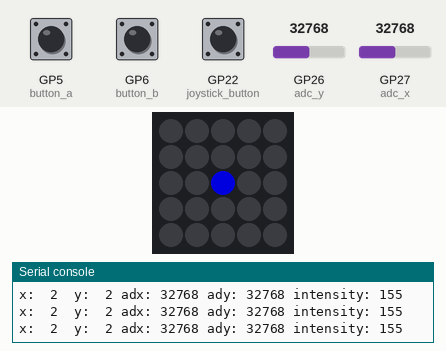
Simulated run of this program. Board: Raspberry Pi Pico running MicroPython. Shown: 5×5 RGB LED matrix, the last lines printed to the serial console. The inputs (shaded band) are chosen by the test bench; at power-on: GP22 (joystick_button) HIGH, GP5 (button_a) HIGH, GP6 (button_b) HIGH, GP26 (adc_y) = 32768, GP27 (adc_x) = 32768 (analog values on the 0–65535 scale). Dim RGB values are drawn brighter than linear; the 25 LEDs are laid out as on the BitDogLab board (LED 0 bottom right, every second row reversed).

Above: at 1.2 s.
1.3 s: GP22 (joystick_button) pulled LOW for 0.15 s
2.9 s: GP22 (joystick_button) pulled LOW for 1 s
5.4 s: GP5 (button_a) pulled LOW for 1 s
7.9 s: GP6 (button_b) pulled LOW for 3.2 s
12.6 s: GP26 (adc_y) set to 40655
At 13.9 s:
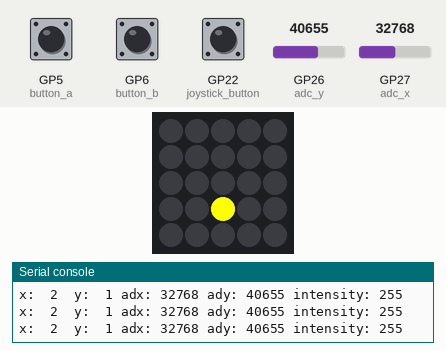
14.2 s: GP27 (adc_x) set to 40655
At 15.5 s:
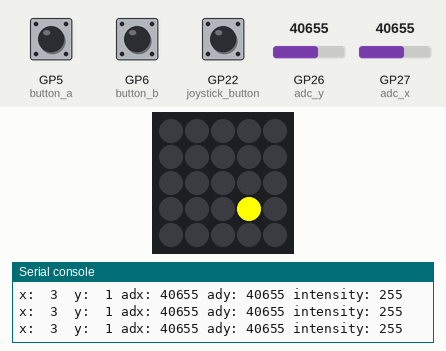
Timing chart, 0 to 16.7 s (numbered marks = the images above; inputs shaded):
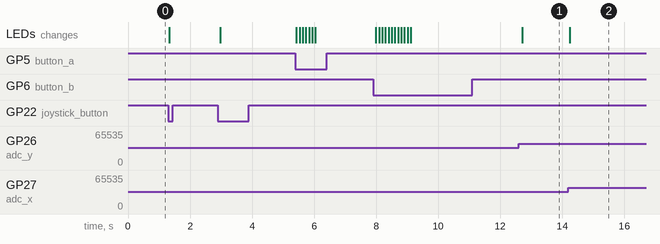

Measured:
- after the input at 12.6 s, the LEDs: change after 0.10 s (image 1)
- after the input at 14.2 s, the LEDs: change at once (image 2)

The program:

joystick_V2A_com_fun__o_bot_o.py
```python
from machine import Pin, ADC
import neopixel
import time

# Inicializa o display
chain = neopixel.NeoPixel(Pin(7), 25)

# Inicializa o joystick
adc_x = ADC(Pin(27))
adc_y = ADC(Pin(26))
button_a = Pin(5, Pin.IN, Pin.PULL_UP)
button_b = Pin(6, Pin.IN, Pin.PULL_UP)
joystick_button = Pin(22, Pin.IN, Pin.PULL_UP)

# Define a posição inicial (no centro do display)
x = 2
y = 2

# Define um limiar para determinar uma "grande" mudança
threshold = 50

# Armazena o último valor ADC de x e y
last_adc_value_x = adc_x.read_u16()
last_adc_value_y = adc_y.read_u16()

# Define as cores para os LEDs
COLOR_BLUE = (0, 0, 255)
COLOR_RED = (255, 0, 0)
COLOR_YELLOW = (255, 255, 0)

# Define a cor atual do LED
current_color = COLOR_BLUE

# Define a intensidade inicial dos LEDs
intensity = 155

# Define os valores mínimo e máximo para a intensidade
intensity_min = 20
intensity_max = 255

# Define o estado atual dos botões A, B e do joystick
button_a_state = 1
button_b_state = 1
joystick_button_state = 1

# Define o estado atual do botão do joystick (para mudança de cor)
joystick_button_pressed = False

while True:
    # Lê a posição do joystick
    adc_value_x = adc_x.read_u16()
    adc_value_y = adc_y.read_u16()

    # Lê o estado atual dos botões A, B e do joystick
    button_a_state = button_a.value()
    button_b_state = button_b.value()
    joystick_button_state = joystick_button.value()

    # Limpa o display
    for i in range(25):
        chain[i] = (0, 0, 0)

    # Verifica se houve uma grande mudança no valor ADC de x
    if abs(adc_value_x - last_adc_value_x) > threshold:
        if adc_value_x > 40000 and x < 4:
            x += 1
            print("x: ", x, " y: ", y, "adx:", adc_value_x, "ady:", adc_value_y, "intensity:", intensity)
        elif adc_value_x < 20000 and x > 0:
            x -= 1
            print("x: ", x, " y: ", y, "adx:", adc_value_x, "ady:", adc_value_y, "intensity:", intensity)

    # Verifica se houve uma grande mudança no valor ADC de y
    if abs(adc_value_y - last_adc_value_y) > threshold:
        if adc_value_y > 40000  and y > 0:
            y -= 1
        elif adc_value_y < 20000 and y < 4:
            y += 1

    # Atualiza os últimos valores ADC de x e y
    last_adc_value_x = adc_value_x
    last_adc_value_y = adc_value_y

    # Verifica se o botão A foi pressionado
    if button_a_state == 0:
        # Diminui a intensidade em 20 até o valor mínimo
        if intensity > intensity_min:
            intensity -= 20

    # Verifica se o botão B foi pressionado
    if button_b_state == 0:
        # Aumenta a intensidade em 20 até o valor máximo
        if intensity < intensity_max:
            intensity += 20

    # Verifica se o botão do joystick foi pressionado
    if joystick_button_state == 0 and not joystick_button_pressed:
        joystick_button_pressed = True

        # Alterna entre as cores do LED
        if current_color == COLOR_BLUE:
            current_color = COLOR_RED
        elif current_color == COLOR_RED:
            current_color = COLOR_YELLOW
        else:
            current_color = COLOR_BLUE

        # Define a posição para o centro
        x = 2
        y = 2

    # Verifica se o botão do joystick foi solto
    if joystick_button_state == 1:
        joystick_button_pressed = False

    # Calcula o índice do LED na matriz unidimensional
    index = y * 5 + x

    # Define a cor do LED na nova posição com a intensidade atual
    chain[index] = tuple([int(color * intensity / 255) for color in current_color])

    # Atualiza o display
    chain.write()

    # Imprime os valores de x e y lado a lado na saída serial
    print("x: ", x, " y: ", y, "adx:", adc_value_x, "ady:", adc_value_y, "intensity:", intensity)


    # Aguarda um pouco antes da próxima leitura
    time.sleep(0.1)
```
